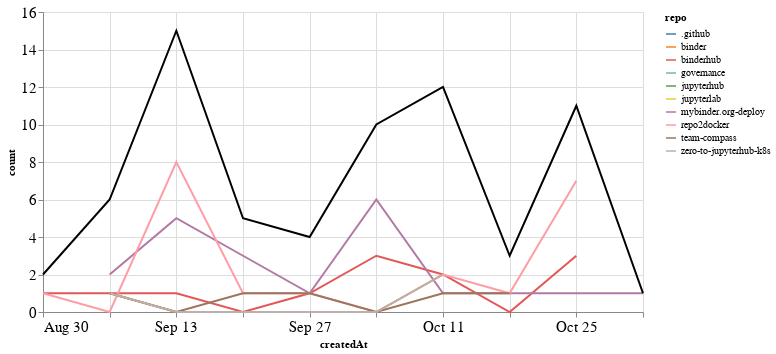

Notebook source saved alongside this figure:
### Markdown cell above
## Comments

### Code cell
comments_time = comments.groupby('repo').resample('W', on='createdAt').count()['author'].reset_index()
comments_time = comments_time.rename(columns={'author': 'count'})
comments_time_total = comments_time.groupby('createdAt').agg({"count": "sum"}).reset_index()
ch1 = alt.Chart(comments_time, width=600).mark_line().encode(
    x='createdAt',
    y='count',
    color='repo',
    tooltip="repo"
)

ch2 = alt.Chart(comments_time_total, width=600).mark_line(color="black").encode(
    x='createdAt',
    y='count',
)

ch1 + ch2

### Figure 1 — Vega-Lite specification as saved in the notebook (floating-point values rounded to 4 significant figures)
{"config": {"axisLeft": {"labelFontSize": 15}, "axisBottom": {"labelFontSize": 15}}, "layer": [{"data": {"name": "data-46012b497750524eeab65f081b4d2f5b"}, "mark": "line", "encoding": {"color": {"type": "nominal", "field": "repo"}, "tooltip": {"type": "nominal", "field": "repo"}, "x": {"type": "temporal", "field": "createdAt"}, "y": {"type": "quantitative", "field": "count"}}, "width": 600}, {"data": {"name": "data-2f5ece019f39d56aed1f574c313c961c"}, "mark": {"type": "line", "color": "black"}, "encoding": {"x": {"type": "temporal", "field": "createdAt"}, "y": {"type": "quantitative", "field": "count"}}, "width": 600}], "$schema": "https://vega.github.io/schema/vega-lite/v4.8.1.json", "datasets": {"data-46012b497750524eeab65f081b4d2f5b": [{"repo": ".github", "createdAt": "2020-10-04T00:00:00", "count": 1}, {"repo": "binder", "createdAt": "2020-09-06T00:00:00", "count": 1}, {"repo": "binder", "createdAt": "2020-09-13T00:00:00", "count": 0}, {"repo": "binder", "createdAt": "2020-09-20T00:00:00", "count": 0}, {"repo": "binder", "createdAt": "2020-09-27T00:00:00", "count": 0}, {"repo": "binder", "createdAt": "2020-10-04T00:00:00", "count": 0}, {"repo": "binder", "createdAt": "2020-10-11T00:00:00", "count": 2}, {"repo": "binderhub", "createdAt": "2020-08-30T00:00:00", "count": 1}, {"repo": "binderhub", "createdAt": "2020-09-06T00:00:00", "count": 1}, {"repo": "binderhub", "createdAt": "2020-09-13T00:00:00", "count": 1}, {"repo": "binderhub", "createdAt": "2020-09-20T00:00:00", "count": 0}, {"repo": "binderhub", "createdAt": "2020-09-27T00:00:00", "count": 1}, {"repo": "binderhub", "createdAt": "2020-10-04T00:00:00", "count": 3}, {"repo": "binderhub", "createdAt": "2020-10-11T00:00:00", "count": 2}, {"repo": "binderhub", "createdAt": "2020-10-18T00:00:00", "count": 0}, {"repo": "binderhub", "createdAt": "2020-10-25T00:00:00", "count": 3}, {"repo": "governance", "createdAt": "2020-10-11T00:00:00", "count": 1}, {"repo": "jupyterhub", "createdAt": "2020-09-13T00:00:00", "count": 1}, {"repo": "jupyterlab", "createdAt": "2020-10-11T00:00:00", "count": 1}, {"repo": "mybinder.org-deploy", "createdAt": "2020-09-06T00:00:00", "count": 2}, {"repo": "mybinder.org-deploy", "createdAt": "2020-09-13T00:00:00", "count": 5}, {"repo": "mybinder.org-deploy", "createdAt": "2020-09-20T00:00:00", "count": 3}, {"repo": "mybinder.org-deploy", "createdAt": "2020-09-27T00:00:00", "count": 1}, {"repo": "mybinder.org-deploy", "createdAt": "2020-10-04T00:00:00", "count": 6}, {"repo": "mybinder.org-deploy", "createdAt": "2020-10-11T00:00:00", "count": 1}, {"repo": "mybinder.org-deploy", "createdAt": "2020-10-18T00:00:00", "count": 1}, {"repo": "mybinder.org-deploy", "createdAt": "2020-10-25T00:00:00", "count": 1}, {"repo": "mybinder.org-deploy", "createdAt": "2020-11-01T00:00:00", "count": 1}, {"repo": "repo2docker", "createdAt": "2020-08-30T00:00:00", "count": 1}, {"repo": "repo2docker", "createdAt": "2020-09-06T00:00:00", "count": 0}, {"repo": "repo2docker", "createdAt": "2020-09-13T00:00:00", "count": 8}, {"repo": "repo2docker", "createdAt": "2020-09-20T00:00:00", "count": 1}, {"repo": "repo2docker", "createdAt": "2020-09-27T00:00:00", "count": 1}, {"repo": "repo2docker", "createdAt": "2020-10-04T00:00:00", "count": 0}, {"repo": "repo2docker", "createdAt": "2020-10-11T00:00:00", "count": 2}, {"repo": "repo2docker", "createdAt": "2020-10-18T00:00:00", "count": 1}, {"repo": "repo2docker", "createdAt": "2020-10-25T00:00:00", "count": 7}, {"repo": "team-compass", "createdAt": "2020-09-06T00:00:00", "count": 1}, {"repo": "team-compass", "createdAt": "2020-09-13T00:00:00", "count": 0}, {"repo": "team-compass", "createdAt": "2020-09-20T00:00:00", "count": 1}, {"repo": "team-compass", "createdAt": "2020-09-27T00:00:00", "count": 1}, {"repo": "team-compass", "createdAt": "2020-10-04T00:00:00", "count": 0}, {"repo": "team-compass", "createdAt": "2020-10-11T00:00:00", "count": 1}, {"repo": "team-compass", "createdAt": "2020-10-18T00:00:00", "count": 1}, {"repo": "zero-to-jupyterhub-k8s", "createdAt": "2020-09-06T00:00:00", "count": 1}, {"repo": "zero-to-jupyterhub-k8s", "createdAt": "2020-09-13T00:00:00", "count": 0}, {"repo": "zero-to-jupyterhub-k8s", "createdAt": "2020-09-20T00:00:00", "count": 0}, {"repo": "zero-to-jupyterhub-k8s", "createdAt": "2020-09-27T00:00:00", "count": 0}, {"repo": "zero-to-jupyterhub-k8s", "createdAt": "2020-10-04T00:00:00", "count": 0}, {"repo": "zero-to-jupyterhub-k8s", "createdAt": "2020-10-11T00:00:00", "count": 2}], "data-2f5ece019f39d56aed1f574c313c961c": [{"createdAt": "2020-08-30T00:00:00", "count": 2}, {"createdAt": "2020-09-06T00:00:00", "count": 6}, {"createdAt": "2020-09-13T00:00:00", "count": 15}, {"createdAt": "2020-09-20T00:00:00", "count": 5}, {"createdAt": "2020-09-27T00:00:00", "count": 4}, {"createdAt": "2020-10-04T00:00:00", "count": 10}, {"createdAt": "2020-10-11T00:00:00", "count": 12}, {"createdAt": "2020-10-18T00:00:00", "count": 3}, {"createdAt": "2020-10-25T00:00:00", "count": 11}, {"createdAt": "2020-11-01T00:00:00", "count": 1}]}}
